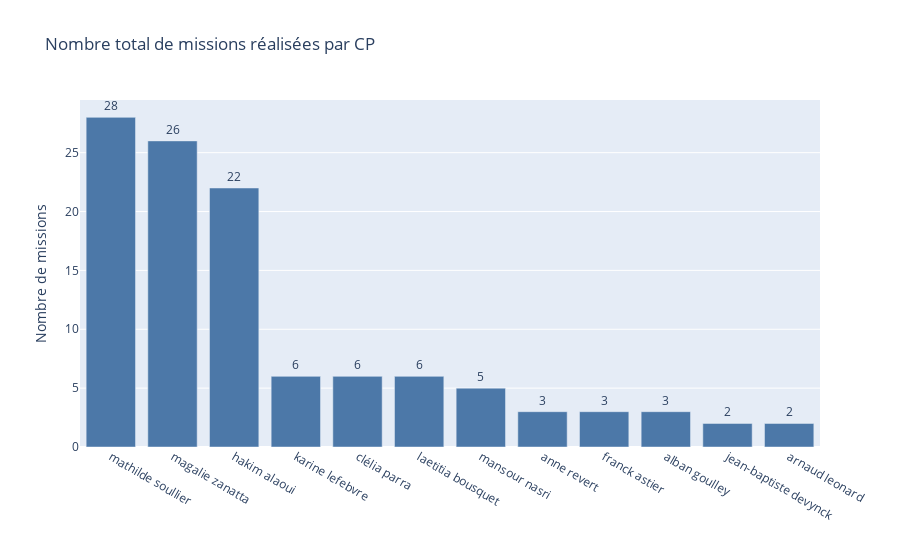

The notebook cell saved with this chart:
### Code cell
import plotly.express as px

def visualiser_missions_par_cp(df):
    """
    Calcule et affiche un bar chart du nombre total de missions réalisées par CP.

    Args:
        df (pd.DataFrame): Le DataFrame contenant les données des missions.

    Returns:
        None: Affiche directement le graphique avec Plotly.
    """
    # Calcul du nombre de missions par CP
    df_missions_cp = df['Nom'].value_counts().reset_index()
    df_missions_cp.columns = ['CP', 'Nombre de missions']

    # Création du graphique avec Plotly
    fig = px.bar(
        df_missions_cp,
        x='CP',
        y='Nombre de missions',
        title="Nombre total de missions réalisées par CP",
        text='Nombre de missions',
        color_discrete_sequence=px.colors.qualitative.T10)

    # Mise en forme du graphique
    fig.update_traces(textposition='outside')
    fig.update_layout(showlegend=False)
    # Affichage du graphique
    fig.update_xaxes(title="")
    fig.show()

visualiser_missions_par_cp(df_avis_de_mission)

### Figure 1 — Plotly figure (JSON) as saved in the notebook; plotly's stock layout.template omitted (floating-point values rounded to 4 significant figures)
{"data": [{"alignmentgroup": "True", "hovertemplate": "CP=%{x}<br>Nombre de missions=%{text}<extra></extra>", "legendgroup": "", "marker": {"color": "#4C78A8", "pattern": {"shape": ""}}, "name": "", "offsetgroup": "", "orientation": "v", "showlegend": false, "text": [28, 26, 22, 6, 6, 6, 5, 3, 3, 3, 2, 2], "textposition": "outside", "type": "bar", "x": ["mathilde soullier", "magalie zanatta", "hakim alaoui", "karine lefebvre", "clélia parra", "laetitia bousquet", "mansour nasri", "anne revert", "franck astier", "alban goulley", "jean-baptiste devynck", "arnaud leonard"], "xaxis": "x", "y": [28, 26, 22, 6, 6, 6, 5, 3, 3, 3, 2, 2], "yaxis": "y"}], "layout": {"barmode": "relative", "legend": {"tracegroupgap": 0}, "showlegend": false, "title": {"text": "Nombre total de missions réalisées par CP"}, "xaxis": {"anchor": "y", "domain": [0, 1], "title": {"text": ""}}, "yaxis": {"anchor": "x", "domain": [0, 1], "title": {"text": "Nombre de missions"}}}}
